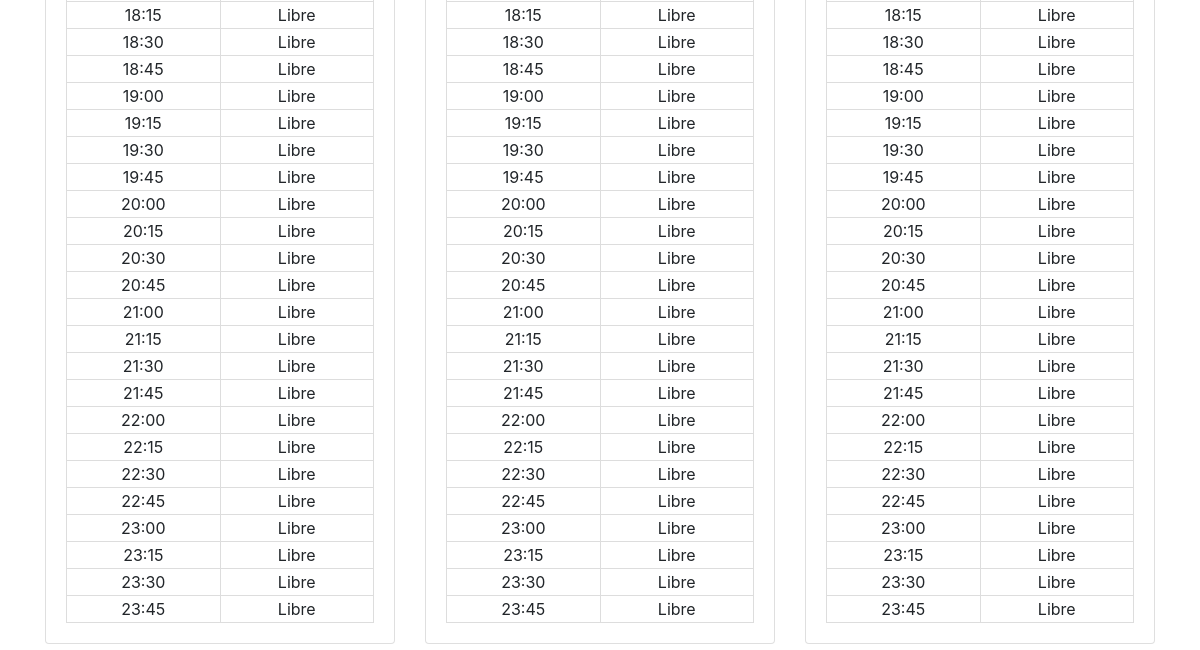
The app's page / (signed in, lower part), older data.
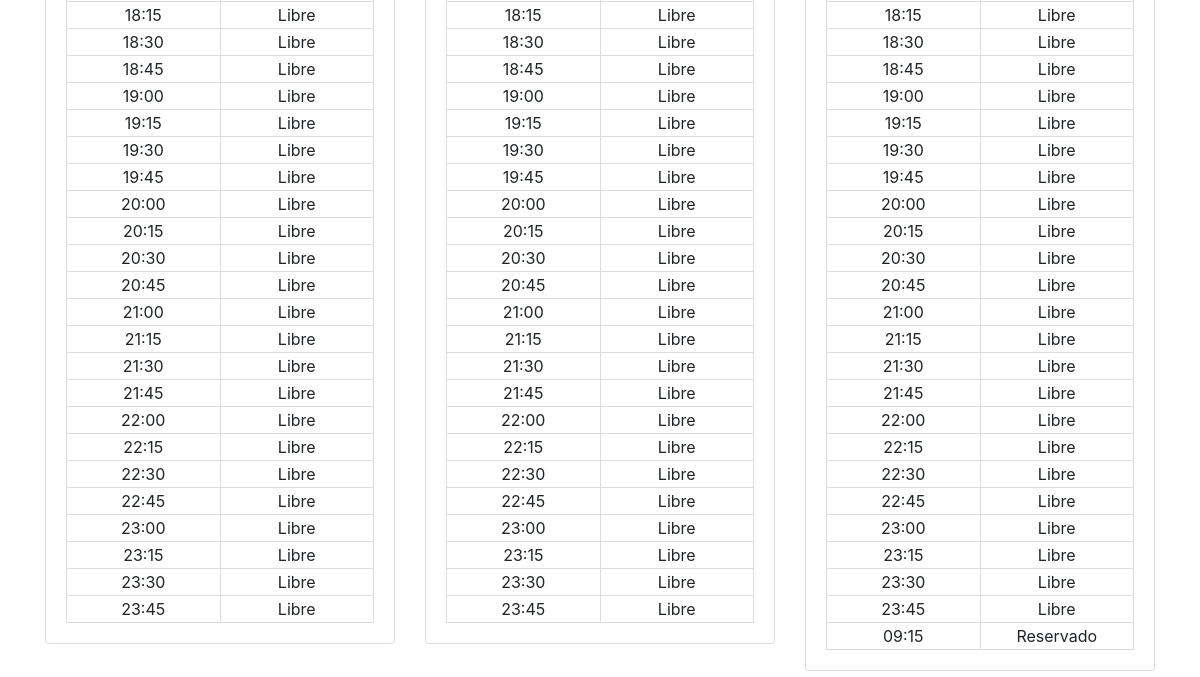
The same page, newer data.
### reservas/models.py (models this page shows, shortened)
class Reserva(models.Model):
    socio = models.ForeignKey(User, on_delete=models.CASCADE)
    pista = models.ForeignKey(Pista, on_delete=models.CASCADE)
    fecha_hora_inicio = models.DateTimeField()
    fecha_hora_fin = models.DateTimeField()
    jugadores = models.JSONField(default=list)

### reservas/views.py (the view)
# urls.py: path('', views.index, name='index'),
@login_required
def index(request):
    now = timezone.now()
    end_time = now + timezone.timedelta(days=1)
    pistas = Pista.objects.all()
    horas_del_dia = [now.replace(hour=h, minute=m, second=0, microsecond=0) for h in range(24) for m in (0, 15, 30, 45)]
    reservas = Reserva.objects.filter(fecha_hora_inicio__gte=now, fecha_hora_inicio__lte=end_time)
    reservas_por_pista = {pista.nombre: {hora: None for hora in horas_del_dia} for pista in pistas}
    for reserva in reservas:
        pista_nombre = reserva.pista.nombre
        hora_inicio = reserva.fecha_hora_inicio.replace(second=0, microsecond=0, tzinfo=None)
        reservas_por_pista[pista_nombre][hora_inicio] = reserva
    return render(request, 'reservas/index.html', {
        'reservas_por_pista': reservas_por_pista,
        'horas_del_dia': horas_del_dia,
        'now': now
    })

### reservas/templates/reservas/index.html (shortened to what this page needs)
{% extends 'reservas/base.html' %}
{% block content %}
    <div class="row">
        {% for pista, horas in reservas_por_pista.items %}
            <div class="col-md-4">
                <div class="card">
                    <div class="card-body">
                        <table class="reservation-table">
                            <tbody>
                                {% for hora, reserva in horas.items %}
                                    <tr>
                                        <td>{{ hora|date:"H:i" }}</td>
                                        <td>{% if reserva %}Reservado{% else %}Libre{% endif %}</td>
                                    </tr>
                                {% endfor %}
                            </tbody>
                        </table>
                    </div>
                </div>
            </div>
        {% endfor %}
    </div>
{% endblock %}

Row changes from the older to the newer data that the page shows:
added Reserva: hora "09:15", shows "Reservado"
